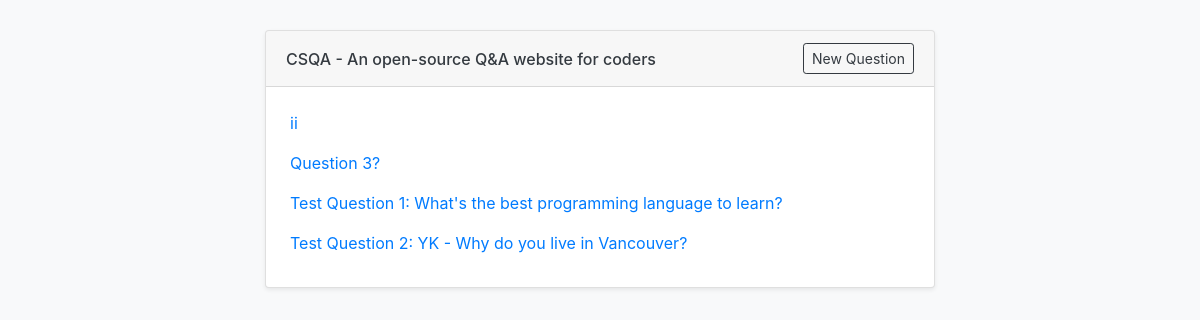
Before: / with the older database file.
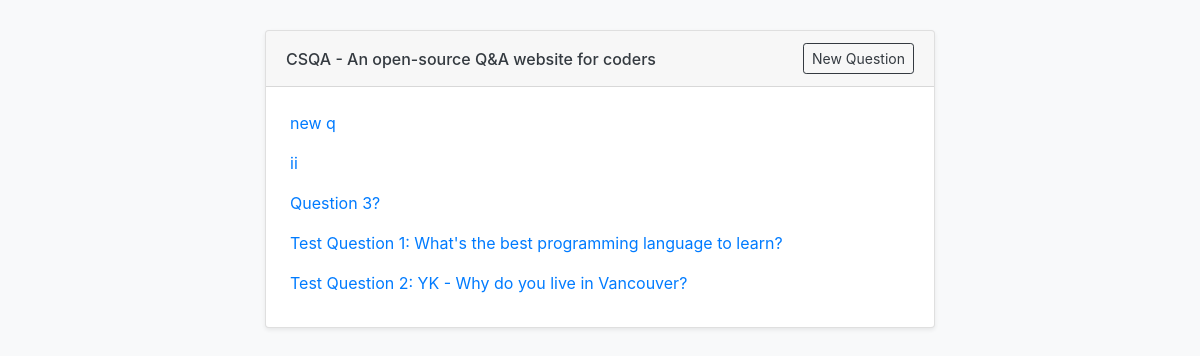
After: the same page with the newer database file.
### main/models.py (models this page shows, shortened)
class Question(models.Model):
    user = models.ForeignKey(User, on_delete=models.CASCADE)
    title = models.CharField(max_length=200)
    body = models.TextField()
    created     = models.DateTimeField(editable=False)
    modified    = models.DateTimeField()
    @property
    def x_ago(self):
        diff = datetime.datetime.now(datetime.timezone.utc) - self.created
        if diff.days > 0:
            return f'{diff.days} days ago'
        if diff.seconds < 60:
            return f'{diff.seconds} seconds ago'
        if diff.seconds < 3600:
            return f'{diff.seconds // 60} minutes ago'
        return f'{diff.seconds // 3600} hours ago'

### main/views.py (the view)
# urls.py: path('', homeFeedView),
def homeFeedView(request):
    current_user = request.user
    if not current_user.is_authenticated:
        current_user = None
    questions = Question.objects.all().order_by('-created')
    context = {
        'current_user': current_user,
        'questions': questions
    }
    return render(request, 'home.html', context)

### templates/home.html (shortened to what this page needs)
{% extends "common.html" %}
{% block content %}
{% for question in questions %}
    <p>
        <a href="/question/{{question.id}}">{{ question.title }}</a>
    </p>
{% endfor %}
{% endblock %}

### templates/common.html (shortened to what this page needs)
<html>
    <head>
        <link rel="stylesheet" href="https://stackpath.bootstrapcdn.com/bootstrap/4.4.1/css/bootstrap.min.css">
    </head>
    <body class="bg-light">
        <div class="container" style="max-width:700">
            <div class="card shadow-sm" style="margin-top: 30px">
                <div class="card-header">
                    <h6 style="margin-bottom: 0; margin-top: 7; display: inline-block">
                        <a href="/" class="text-dark">CSQA - An open-source Q&A website for coders</a>
                    </h6>
                    <a href="/question/new"><button type="button" class="btn btn-sm btn-outline-dark" style="float: right">New Question</button></a>
                </div>
                <div class="pb-3 pt-4 pr-4 pl-4">
                    {% block content %}{% endblock %}
                </div>
            </div>
        </div>
    </body>
</html>

Changed rows visible on the page:
added Question: title "new q"
